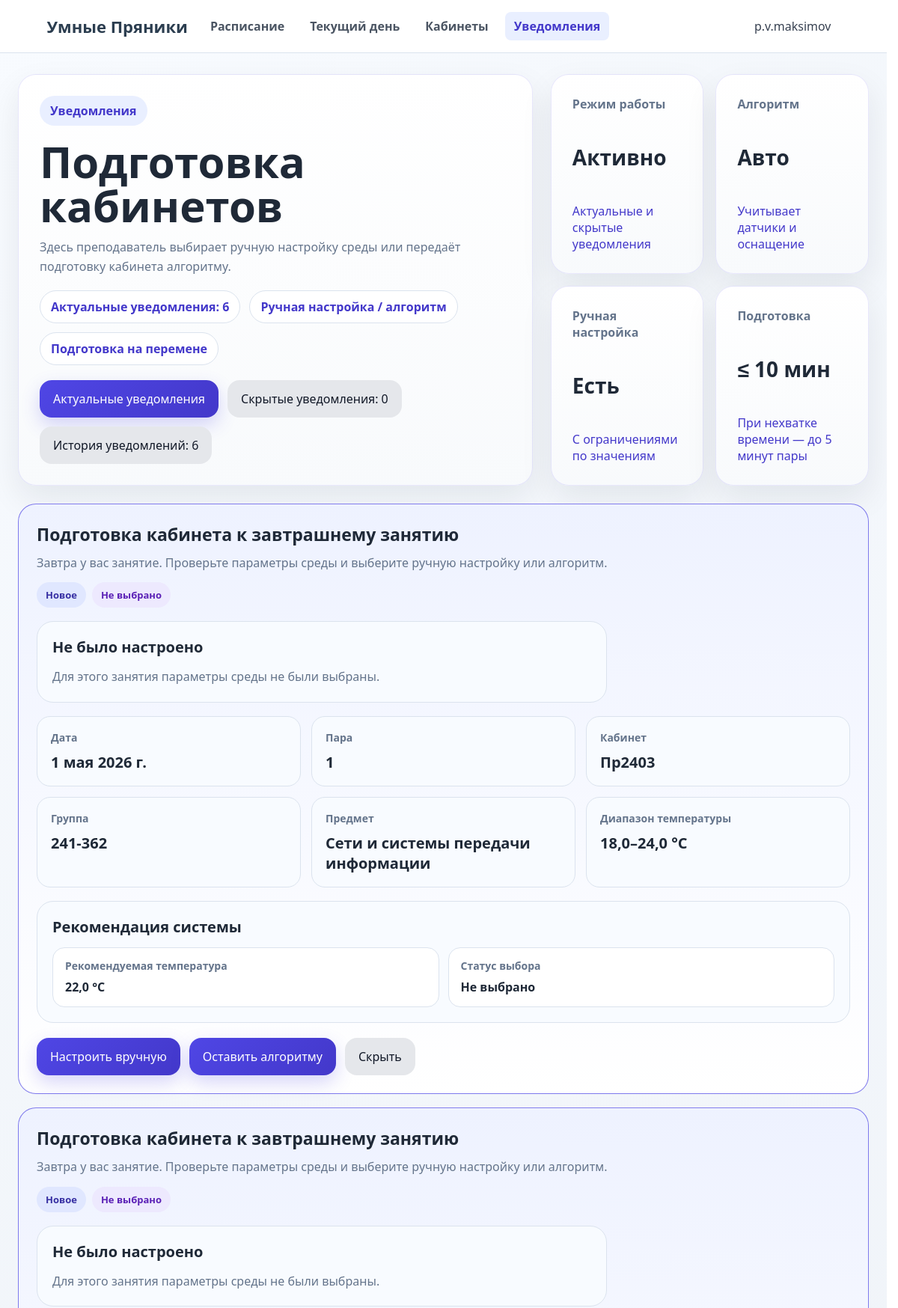
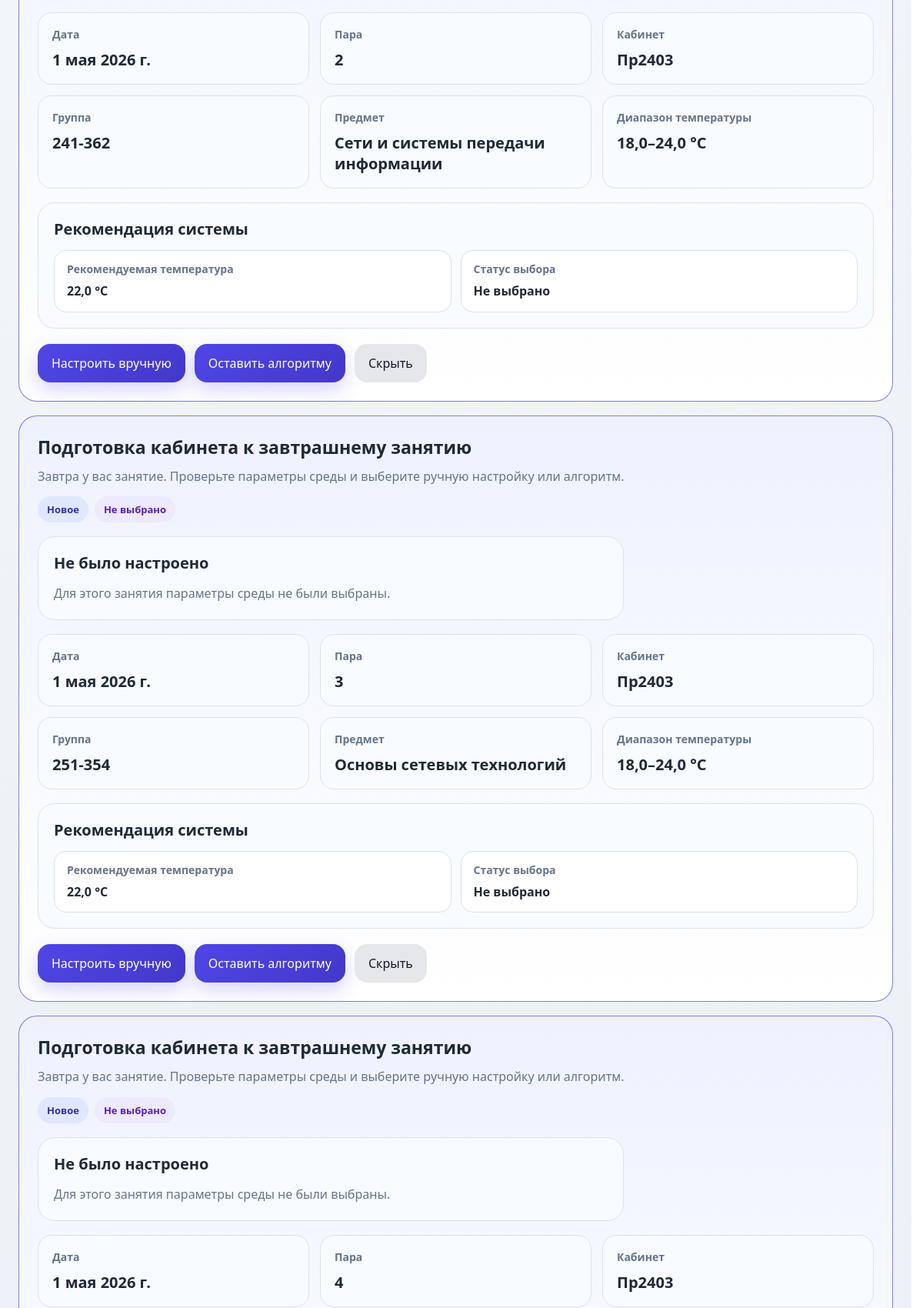
The app's page /notifications/ (signed in, upper part) with its own data (2 pictures, top to bottom).
### accounts/models.py (models this page shows, shortened)
class UserProfile(models.Model):
    ROLE_CHOICES = [
        ("teacher", "Преподаватель"),
        ("moderator", "Младший администратор"),
    ]
    user = models.OneToOneField(User, on_delete=models.CASCADE, related_name="profile")
    last_name = models.CharField("Фамилия", max_length=150, blank=True)
    first_name = models.CharField("Имя", max_length=150, blank=True)
    middle_name = models.CharField("Отчество", max_length=150, blank=True)
    login = models.CharField("Логин", max_length=255, blank=True, db_index=True)
    role = models.CharField(
        "Роль",
        max_length=50,
        choices=ROLE_CHOICES,
        default="teacher",
    )
    class Meta:
        verbose_name = "Профиль пользователя"
        verbose_name_plural = "Профили пользователей"

### university/models.py (models this page shows, shortened)
class TeacherNotification(models.Model):
    TYPE_CHOICES = [
        ("environment_setup", "Настройка среды"),
        ("preparation", "Подготовка кабинета"),
    ]
    STATUS_CHOICES = [
        ("unread", "Не прочитано"),
        ("read", "Прочитано"),
        ("dismissed", "Скрыто"),
    ]
    ACTION_CHOICES = [
        ("pending", "Не выбрано"),
        ("manual", "Настрою сам"),
        ("algorithm", "Оставить алгоритму"),
    ]
    user = models.ForeignKey(
        settings.AUTH_USER_MODEL,
        on_delete=models.CASCADE,
        related_name="teacher_notifications",
        verbose_name="Пользователь",
    )
    notification_type = models.CharField(
        "Тип уведомления",
        max_length=32,
        choices=TYPE_CHOICES,
        default="environment_setup",
    )
    title = models.CharField("Заголовок", max_length=255)
    message = models.TextField("Сообщение")
    lesson_date = models.DateField("Дата занятия")
    lesson_number = models.CharField("Номер пары", max_length=8, blank=True)
    room_name = models.CharField("Кабинет", max_length=64, blank=True)
    subject_name = models.CharField("Предмет", max_length=255, blank=True)
    group_name = models.CharField("Группа", max_length=64, blank=True)
    recommended_temperature = models.DecimalField(
        "Рекомендуемая температура",
        max_digits=4,
        decimal_places=1,
        null=True,
        blank=True,
    )
    temperature_min = models.DecimalField(
        "Минимальная температура",
        max_digits=4,
        decimal_places=1,
        null=True,
        blank=True,
    )
    temperature_max = models.DecimalField(
        "Максимальная температура",
        max_digits=4,
        decimal_places=1,
        null=True,
        blank=True,
    )
    action_choice = models.CharField(
        "Выбор преподавателя",
        max_length=16,
        choices=ACTION_CHOICES,
        default="pending",
    )
    payload = models.JSONField("Дополнительные данные", default=dict, blank=True)
    status = models.CharField(
        "Статус",
        max_length=16,
        choices=STATUS_CHOICES,
        default="unread",
    )
    show_popup = models.BooleanField("Показывать popup", default=True)
    valid_from = models.DateTimeField("Показывать с")
    valid_until = models.DateTimeField("Показывать до")
    created_at = models.DateTimeField("Создано", auto_now_add=True)
    read_at = models.DateTimeField("Прочитано", null=True, blank=True)
    action_at = models.DateTimeField("Выбор сделан", null=True, blank=True)
    class Meta:
        verbose_name = "Уведомление преподавателя"
        verbose_name_plural = "Уведомления преподавателей"
        ordering = ["-valid_from", "-created_at"]
        indexes = [
            models.Index(fields=["user", "status"]),
            models.Index(fields=["lesson_date", "lesson_number"]),
            models.Index(fields=["valid_from", "valid_until"]),
        ]

### university/notification_views.py (the view, shortened to what this page needs)
# urls.py: path("notifications/", notification_views.notifications_page, name="notifications"),
@login_required
def notifications_page(request):
    mode = request.GET.get("mode", "active")
    today = timezone.localdate()
    max_setup_date = today + datetime.timedelta(days=7)
    date_from = request.GET.get("date_from") or ""
    date_to = request.GET.get("date_to") or ""
    room = (request.GET.get("room") or "").strip()
    base_qs = TeacherNotification.objects.filter(user=request.user)
    if mode == "hidden":
        items = base_qs.filter(
            status="dismissed",
            lesson_date__gte=today,
            lesson_date__lte=max_setup_date,
        )
    else:
        items = base_qs.filter(
            lesson_date__gte=today,
            lesson_date__lte=max_setup_date,
        ).exclude(status="dismissed")
    items = items.order_by("lesson_date", "lesson_number", "-created_at")
    hidden_count = base_qs.filter(
        status="dismissed",
        lesson_date__gte=today,
        lesson_date__lte=max_setup_date,
    ).count()
    history_count = base_qs.count()
    return render(
        request,
        "notifications.html",
        {
            "notifications": items,
            "mode": mode,
            "hidden_count": hidden_count,
            "history_count": history_count,
            "date_from": date_from,
            "date_to": date_to,
            "room_filter": room,
            "today": today,
            "max_setup_date": max_setup_date,
        },
    )

### university/templates/notifications.html (shortened to what this page needs)
{% extends "layout.html" %}
{% block content %}
<div class="page">
    <section class="hero">
        <div class="card hero-card">
            <div>
                <div class="eyebrow">
                    {% if mode == "hidden" %}
                        Скрытые уведомления
                    {% else %}
                        Уведомления
                    {% endif %}
                </div>
                <h1>Подготовка кабинетов</h1>
                <div class="notes">
                    Здесь преподаватель выбирает ручную настройку среды или передаёт подготовку кабинета алгоритму.
                </div>
            </div>
            <div class="chips">
                <div class="chip">
                    {% if mode == "hidden" %}
                        Скрытые уведомления: {{ notifications|length }}
                    {% else %}
                        Актуальные уведомления: {{ notifications|length }}
                    {% endif %}
                </div>
                <div class="chip">Ручная настройка / алгоритм</div>
                <div class="chip">Подготовка на перемене</div>
            </div>
            <div class="actions" style="margin-top: 20px;">
                <a href="{% url 'university:notifications' %}" class="button-link {% if mode == 'hidden' %}button-muted{% endif %}">
                    Актуальные уведомления
                </a>
                <a href="{% url 'university:notifications' %}?mode=hidden" class="button-link {% if mode != 'hidden' %}button-muted{% endif %}">
                    Скрытые уведомления: {{ hidden_count }}
                </a>
                <a href="{% url 'university:notifications' %}?mode=history" class="button-link {% if mode != 'history' %}button-muted{% endif %}">
                    История уведомлений: {{ history_count }}
                </a>
            </div>
        </div>
        <div class="metrics">
            <div class="card metric">
                <div class="metric-title">Режим работы</div>
                <div class="metric-value">
                    {% if mode == "hidden" %}
                        Архив
                    {% else %}
                        Активно
                    {% endif %}
                </div>
                <div class="metric-note">Актуальные и скрытые уведомления</div>
            </div>
            <div class="card metric">
                <div class="metric-title">Алгоритм</div>
                <div class="metric-value">Авто</div>
                <div class="metric-note">Учитывает датчики и оснащение</div>
            </div>
            <div class="card metric">
                <div class="metric-title">Ручная настройка</div>
                <div class="metric-value">Есть</div>
                <div class="metric-note">С ограничениями по значениям</div>
            </div>
            <div class="card metric">
                <div class="metric-title">Подготовка</div>
                <div class="metric-value">≤ 10 мин</div>
                <div class="metric-note">При нехватке времени — до 5 минут пары</div>
            </div>
        </div>
    </section>
    {% if notifications %}
        <section class="notifications-list">
            {% for notification in notifications %}
                <article class="notification-card {% if notification.status == 'unread' %}unread{% endif %}">
                    <div class="notification-head">
                        <div>
                            <div class="notification-title">{{ notification.title }}</div>
                            <div class="notification-message">{{ notification.message }}</div>
                            <div class="badges">
                                {% if notification.status == "unread" %}
                                    <span class="badge badge-blue">Новое</span>
                                {% elif notification.status == "dismissed" %}
                                    <span class="badge badge-gray">Скрыто</span>
                                {% else %}
                                    <span class="badge badge-gray">Прочитано</span>
                                {% endif %}
                                <span class="badge badge-gold">{{ notification.get_action_choice_display }}</span>
                            </div>
                            <div class="result-box">
                                <div class="result-title">
                                    {% if notification.payload.algorithm_result %}
                                        Настроено алгоритмом
                                    {% elif notification.payload.manual_settings %}
                                        Настроено вручную
                                    {% else %}
                                        Не было настроено
                                    {% endif %}
                                </div>
                                <div class="notes">
                                    {% if notification.payload.algorithm_result %}
                                        Для этого занятия был выбран алгоритм подготовки кабинета.
                                    {% elif notification.payload.manual_settings %}
                                        Для этого занятия преподаватель указал ручные параметры.
                                    {% else %}
                                        Для этого занятия параметры среды не были выбраны.
                                    {% endif %}
                                </div>
                            </div>
                        </div>
                    </div>
                    <div class="info-grid">
                        <div class="info-box">
                            <div class="info-title">Дата</div>
                            <div class="info-value">{{ notification.lesson_date }}</div>
                        </div>
                        <div class="info-box">
                            <div class="info-title">Пара</div>
                            <div class="info-value">{{ notification.lesson_number }}</div>
                        </div>
                        <div class="info-box">
                            <div class="info-title">Кабинет</div>
                            <div class="info-value">{{ notification.room_name }}</div>
                        </div>
                        <div class="info-box">
                            <div class="info-title">Группа</div>
                            <div class="info-value">{{ notification.group_name }}</div>
                        </div>
                        <div class="info-box">
                            <div class="info-title">Предмет</div>
                            <div class="info-value">{{ notification.subject_name }}</div>
                        </div>
                        <div class="info-box">
                            <div class="info-title">Диапазон температуры</div>
                            <div class="info-value">{{ notification.temperature_min }}–{{ notification.temperature_max }} °C</div>
                        </div>
                    </div>
                    <div class="result-box">
                        <div class="result-title">Рекомендация системы</div>
                        <div class="result-grid">
                            <div class="result-item">
                                <div class="result-label">Рекомендуемая температура</div>
                                <div class="result-value">{{ notification.recommended_temperature }} °C</div>
                            </div>
                            <div class="result-item">
                                <div class="result-label">Статус выбора</div>
                                <div class="result-value">{{ notification.get_action_choice_display }}</div>
                            </div>
                        </div>
                    </div>
                    <div class="actions">
                        <a href="{% url 'university:notification_manual_form' notification.id %}" class="button-link">
                            Настроить вручную
                        </a>
                        <button
                            type="button"
                            onclick="openAlgorithmModal('{{ notification.id }}', '{{ notification.recommended_temperature }}')"
                        >
                            Оставить алгоритму
                        </button>
                        {% if mode == "hidden" %}
                            <form method="post" action="{% url 'university:notification_restore' notification.id %}">
                                {% csrf_token %}
                                <button type="submit" class="button-muted">
                                    Сделать актуальным
                                </button>
                            </form>
                        {% else %}
                            <form method="post" action="{% url 'university:notification_read' notification.id %}">
                                <button type="submit" class="button-muted">
                                    Скрыть
                                </button>
                            </form>
                        {% endif %}
                    </div>
                </article>
            {% endfor %}
        </section>
    {% endif %}
</div>
{% endblock %}

### university/templates/layout.html (shortened to what this page needs)
<!DOCTYPE html>
<html lang="ru">
<head>
</head>
<body>
<header class="header">
    <div class="header-inner">
        <div class="header-left">
            <a href="/schedule/" class="brand">Умные Пряники</a>
            <nav class="nav">
                <a href="/schedule/" class="{% if request.path == '/schedule/' %}active{% endif %}">Расписание</a>
                {% if request.user.is_authenticated and request.user.profile.role == "teacher" %}
                    <a href="/current-day/" class="{% if request.path == '/current-day/' %}active{% endif %}">Текущий день</a>
                    <a href="/rooms/" class="{% if request.path == '/rooms/' %}active{% endif %}">Кабинеты</a>
                    <a href="/notifications/" class="{% if '/notifications/' in request.path %}active{% endif %}">Уведомления</a>
                {% endif %}
            </nav>
        </div>
        <div>
            {% if request.user.is_authenticated %}
                <div class="user-menu">
                    <span class="user-trigger">
                        {% if request.user.profile and request.user.profile.login %}
                            {{ request.user.profile.login }}
                        {% else %}
                            {{ request.user.username }}
                        {% endif %}
                    </span>
                </div>
            {% else %}
                <nav class="nav">
                    <a href="/accounts/login/">Вход</a>
                </nav>
            {% endif %}
        </div>
    </div>
</header>
{% block content %}{% endblock %}
</body>
</html>

### records on screen
TeacherNotification: title "Подготовка кабинета к завтрашнему занятию", message "Завтра у вас занятие. Проверьте параметры среды и выберите ручную настройку или алгоритм.", status "Новое", action_choice "Не выбрано", shows "Не было настроено", shows "Для этого занятия параметры среды не были выбраны.", lesson_date "1 мая 2026 г.", lesson_number "1", room_name "Пр2403", group_name "241-362", subject_name "Сети и системы передачи информации", temperature_min "18,0", temperature_max "24,0", recommended_temperature "22,0", shows "Скрыть"
TeacherNotification: title "Подготовка кабинета к завтрашнему занятию", message "Завтра у вас занятие. Проверьте параметры среды и выберите ручную настройку или алгоритм.", status "Новое", action_choice "Не выбрано", shows "Не было настроено", shows "Для этого занятия параметры среды не были выбраны.", lesson_date "1 мая 2026 г.", lesson_number "2", room_name "Пр2403", group_name "241-362", subject_name "Сети и системы передачи информации", temperature_min "18,0", temperature_max "24,0", recommended_temperature "22,0", shows "Скрыть"
TeacherNotification: title "Подготовка кабинета к завтрашнему занятию", message "Завтра у вас занятие. Проверьте параметры среды и выберите ручную настройку или алгоритм.", status "Новое", action_choice "Не выбрано", shows "Не было настроено", shows "Для этого занятия параметры среды не были выбраны.", lesson_date "1 мая 2026 г.", lesson_number "3", room_name "Пр2403", group_name "251-354", subject_name "Основы сетевых технологий", temperature_min "18,0", temperature_max "24,0", recommended_temperature "22,0", shows "Скрыть"
TeacherNotification: title "Подготовка кабинета к завтрашнему занятию", message "Завтра у вас занятие. Проверьте параметры среды и выберите ручную настройку или алгоритм.", status "Новое", action_choice "Не выбрано", shows "Не было настроено", shows "Для этого занятия параметры среды не были выбраны.", lesson_date "1 мая 2026 г.", lesson_number "4", room_name "Пр2403"

### other values on screen
{{ request.user.profile.login }} "p.v.maksimov"
{{ notifications|length }} "6"
{{ hidden_count }} "0"
{{ history_count }} "6"
